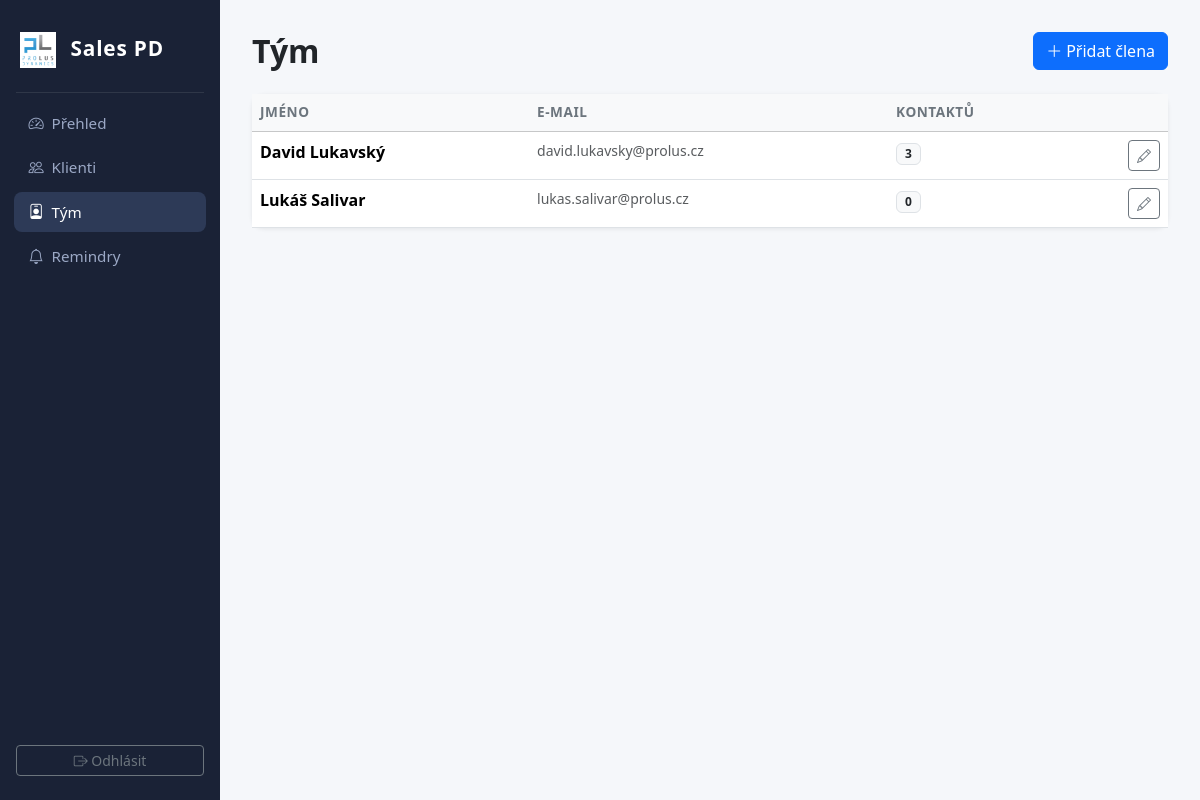
The app's page /team (signed in) with its own data.
### app.py (models this page shows)
class TeamMember(db.Model):
    id = db.Column(db.Integer, primary_key=True)
    name = db.Column(db.String(200), nullable=False)
    email = db.Column(db.String(200))
    interactions = db.relationship('Interaction', backref='member', lazy=True)
    reminders = db.relationship('Reminder', backref='assigned_member', lazy=True)

### app.py (the view)
@app.route('/team')
@login_required
def team():
    members = TeamMember.query.order_by(TeamMember.name).all()
    return render_template('team.html', members=members)

### app.py (called while the page is built)
def login_required(f):
    @wraps(f)
    def decorated(*args, **kwargs):
        if not session.get('logged_in'):
            return redirect(url_for('login'))
        return f(*args, **kwargs)
    return decorated

@app.context_processor
def inject_globals():
    return dict(size_labels=SIZE_LABELS)

### templates/team.html (shortened to what this page needs)
{% extends 'base.html' %}
{% block content %}
<div class="d-flex align-items-center mb-4">
  <h2 class="fw-bold mb-0 me-auto">Tým</h2>
  <a href="{{ url_for('new_member') }}" class="btn btn-primary">
    <i class="bi bi-plus-lg me-1"></i>Přidat člena
  </a>
</div>
<div class="card">
  <div class="card-body p-0">
    {% if members %}
    <table class="table table-hover mb-0">
      <thead class="table-light">
        <tr>
          <th>Jméno</th>
          <th>E-mail</th>
          <th>Kontaktů</th>
          <th></th>
        </tr>
      </thead>
      <tbody>
        {% for m in members %}
        <tr>
          <td class="fw-semibold">{{ m.name }}</td>
          <td class="text-muted small">
            {% if m.email %}<a href="mailto:{{ m.email }}" class="text-decoration-none text-muted">{{ m.email }}</a>
            {% else %}—{% endif %}
          </td>
          <td><span class="badge bg-light text-dark border">{{ m.interactions | length }}</span></td>
          <td class="text-end">
            <a href="{{ url_for('edit_member', id=m.id) }}" class="btn btn-sm btn-outline-secondary">
              <i class="bi bi-pencil"></i>
            </a>
          </td>
        </tr>
        {% endfor %}
      </tbody>
    </table>
    {% else %}
    <p class="text-muted p-4 mb-0">
      Zatím žádní členové týmu.
      <a href="{{ url_for('new_member') }}">Přidat prvního člena.</a>
    </p>
    {% endif %}
  </div>
</div>
{% endblock %}

### templates/base.html (style rules this page uses)
body { background: #f5f7fa; }
.card { border: none; box-shadow: 0 1px 4px rgba(0,0,0,.08); border-radius: 12px; }
.table th { font-weight: 600; font-size: .85rem; text-transform: uppercase; letter-spacing: .04em; color: #6c757d; }

### records on screen
TeamMember: name "David Lukavský", email "david.lukavsky@prolus.cz", interactions|length "3"
TeamMember: name "Lukáš Salivar", email "lukas.salivar@prolus.cz", interactions|length "0"
